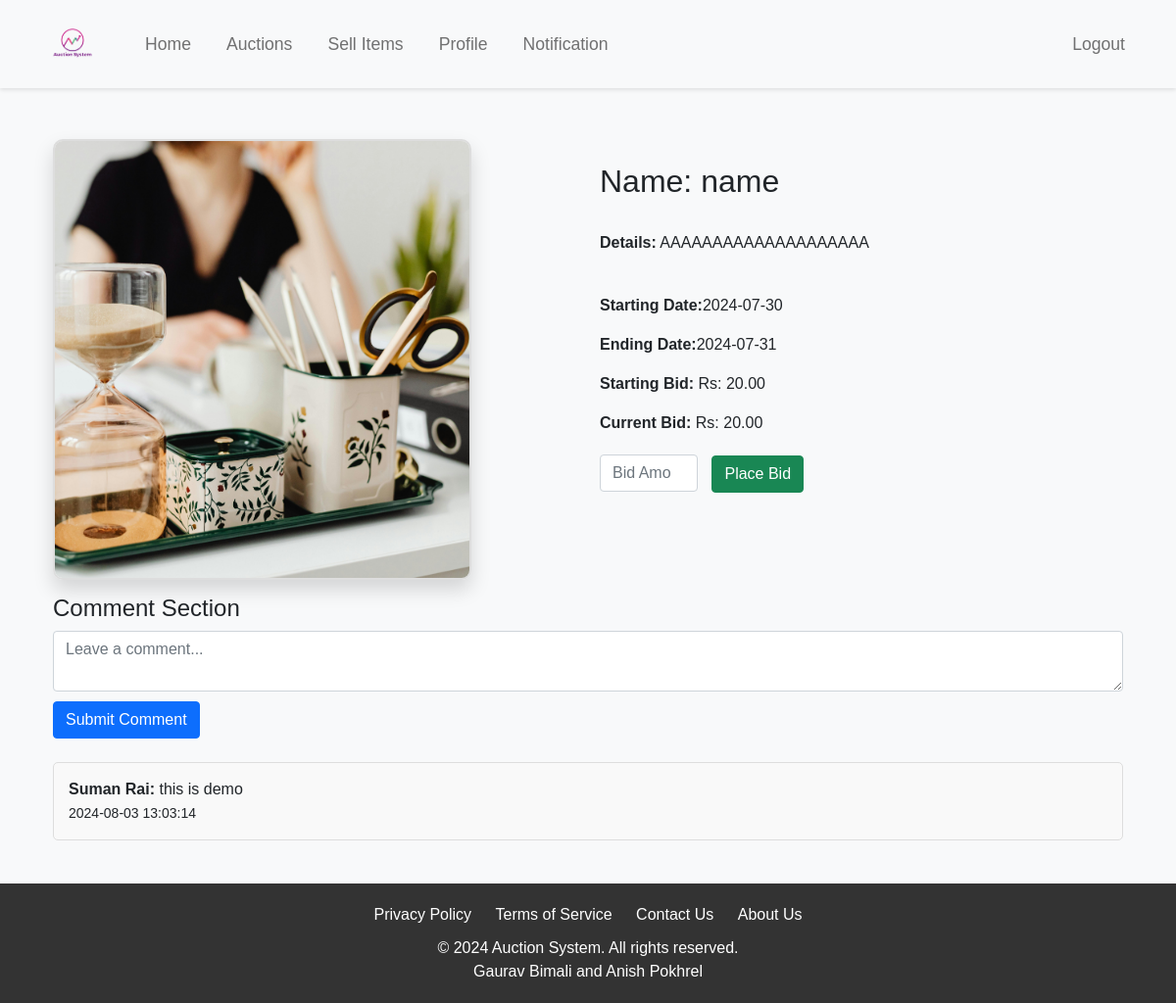
/Auction_System/User/item_details.php?id=12, run on the app's committed database.
### tables this page shows
CREATE TABLE `auction_items` (
  `A_id` int(11) NOT NULL,
  `seller_id` int(11) NOT NULL,
  `name` varchar(255) NOT NULL,
  `image` varchar(255) NOT NULL,
  `initial_bid` decimal(10,2) NOT NULL,
  `email` varchar(255) NOT NULL,
  `details` text NOT NULL,
  `approved` tinyint(1) DEFAULT 0,
  `start_date` date DEFAULT NULL,
  `end_date` date DEFAULT NULL,
  `category` enum('Electronics','Clothing','Kitchen Items','Furniture','Others') DEFAULT NULL,
  `feedback` text DEFAULT NULL
);

CREATE TABLE `comments` (
  `comment_id` int(11) NOT NULL,
  `item_id` int(11) NOT NULL,
  `user_id` int(11) NOT NULL,
  `comment` text NOT NULL,
  `created_at` timestamp NOT NULL DEFAULT current_timestamp()
);

CREATE TABLE `user` (
  `ID` int(11) NOT NULL,
  `name` text NOT NULL,
  `Phone` bigint(100) NOT NULL,
  `Email` varchar(100) NOT NULL,
  `Password` varchar(100) NOT NULL,
  `role` enum('admin','user') DEFAULT 'user',
  `agreed_to_terms` tinyint(1) NOT NULL DEFAULT 0
);

### Auction_System/User/item_details.php (the view, shortened to what this page needs)
<?php
require_once "config.php";
include 'Nav.php';
$current_bid = 0;
if (isset($_GET['id']) && is_numeric($_GET['id'])) {
    $item_id = $_GET['id'];
    $sql = "SELECT * FROM auction_items WHERE A_id = ?";
    if ($stmt = mysqli_prepare($link, $sql)) {
        mysqli_stmt_bind_param($stmt, "i", $param_id);
        if (mysqli_stmt_execute($stmt)) {
            $result = mysqli_stmt_get_result($stmt);
            if (mysqli_num_rows($result) == 1) {
                $item = mysqli_fetch_array($result, MYSQLI_ASSOC);
                $sql_bid = "SELECT MAX(bid_amount) AS current_bid FROM bids WHERE item_id = ?";
                if ($stmt_bid = mysqli_prepare($link, $sql_bid)) {
                    mysqli_stmt_bind_param($stmt_bid, "i", $param_item_id);
                    $param_item_id = $item['A_id'];
                    if (mysqli_stmt_execute($stmt_bid)) {
                        $result_bid = mysqli_stmt_get_result($stmt_bid);
                        $bid = mysqli_fetch_array($result_bid, MYSQLI_ASSOC);
                        $current_bid = $bid['current_bid'] ? $bid['current_bid'] : $item['initial_bid'];
                    }
                }
            } else {
                echo "No records found.";
                exit();
            }
        } else {
            echo "Error executing query.";
            exit();
        }
    }
} else {
    echo "Invalid item ID.";
    exit();
}
$current_date = date('Y-m-d H:i:s');
if ($current_date >= $item['end_date']) {
    $sql_highest_bid = "SELECT user_id, bid_amount FROM bids WHERE item_id = ? ORDER BY bid_amount DESC LIMIT 1";
    if ($stmt_highest = mysqli_prepare($link, $sql_highest_bid)) {
        $param_item_id = $item_id;
    }
} else {
    echo "<div class='alert alert-info'>The auction is still ongoing.</div>";
}
?>
<!DOCTYPE html>
<html lang="en">
<head>
    <link href="https://stackpath.bootstrapcdn.com/bootstrap/5.3.0/css/bootstrap.min.css" rel="stylesheet">
    <link rel="stylesheet" href="../Style.css">
</head>
<body>
    <div class="container gap-navbar">
        <div class="row">
            <div class="col-md-6">
                <img src="<?php echo htmlspecialchars($item['image']); ?>"
                    alt="<?php echo htmlspecialchars($item['name']); ?>" class="item-image">
            </div>
            <div class="col-md-6">
                <br>
                <h2>Name: <?php echo htmlspecialchars($item['name']); ?></h2><br>
                <p><b>Details:</b> <?php echo htmlspecialchars($item['details']); ?></p><br>
                <p><b>Starting Date:</b><?php echo htmlspecialchars($item['start_date']); ?></p>
                <p><b>Ending Date:</b><?php echo htmlspecialchars($item['end_date']); ?></p>
                <p><b>Starting Bid:</b> Rs: <?php echo htmlspecialchars($item['initial_bid']); ?></p>
                <p><b>Current Bid:</b> Rs: <?php echo htmlspecialchars($current_bid); ?></p>
                <div class="bid-section">
                    <form action="" method="post">
                        <input type="number" name="bid_amount" class="form-control d-inline" placeholder="Bid Amount"
                            min="<?php echo htmlspecialchars($current_bid + 1); ?>" required>
                        <button type="submit" class="btn btn-success">Place Bid</button>
                    </form>
                </div>
            </div>
        </div>
        <div class="row comment-section">
            <div class="col-md-12">
                <h4>Comment Section</h4>
                <form action="comment.php" method="post">
                    <textarea name="comment" class="form-control comment-box" placeholder="Leave a comment..."
                        required></textarea>
                    <button type="submit" class="btn btn-primary">Submit Comment</button>
                </form>
                <br>
                <div id="comments">
                    <?php
                    $sql_comments = "SELECT c.comment, c.created_at, u.name FROM comments c JOIN user u ON c.user_id = u.ID WHERE c.item_id = ? ORDER BY c.created_at DESC";
                    if ($stmt_comments = mysqli_prepare($link, $sql_comments)) {
                        mysqli_stmt_bind_param($stmt_comments, "i", $param_item_id);
                        if (mysqli_stmt_execute($stmt_comments)) {
                            $result_comments = mysqli_stmt_get_result($stmt_comments);
                            while ($comment = mysqli_fetch_array($result_comments, MYSQLI_ASSOC)) {
                                echo "<div class='comment'><strong>" . htmlspecialchars($comment['name']) . ":</strong> " . htmlspecialchars($comment['comment']) . "<br><small>" . htmlspecialchars($comment['created_at']) . "</small></div>";
                            }
                        } else {
                            echo "Error fetching comments.";
                        }
                    }
                    ?>
                </div>
            </div>
        </div>
    </div>
    <br>
    <?php include 'footer.php'; ?>
</body>
</html>

### Auction_System/User/Header_style.css (style rules this page uses)
body { font-family: 'Arial', sans-serif; margin: 0; padding: 0; background-color: #f8f9fa; display: flex; flex-direction: column; align-items: center; min-height: 100vh; }

### Auction_System/User/item_details.php (style rules this page uses)
.container { padding-top: 20px; }
.item-image { width: 80%; height: 450px; object-fit: cover; border-radius: 10px; border: 2px solid #ddd; margin-bottom: 15px; box-shadow: 0 10px 20px rgba(0, 0, 0, 0.15); }
.bid-section { margin-top: 20px; }
.bid-section input { width: 100px; margin-right: 10px; display: inline-block; }
.comment-section { margin-top: 40px; }
.comment-box { width: 70%; min-height: 100px; margin-bottom: 10px; }
.gap-navbar { padding-top: 70px; }
.comment { margin-bottom: 20px; padding: 15px; border: 1px solid #ddd; border-radius: 5px; background-color: #f9f9f9; }

### data on the page
auction_items: image (picture), name "name", details "AAAAAAAAAAAAAAAAAAAA", start_date "2024-07-30", end_date "2024-07-31", initial_bid "20.00"
comments: user.name "Suman Rai", comment "this is demo", created_at "2024-08-03 13:03:14"

### other printed values
$current_bid "20.00"
